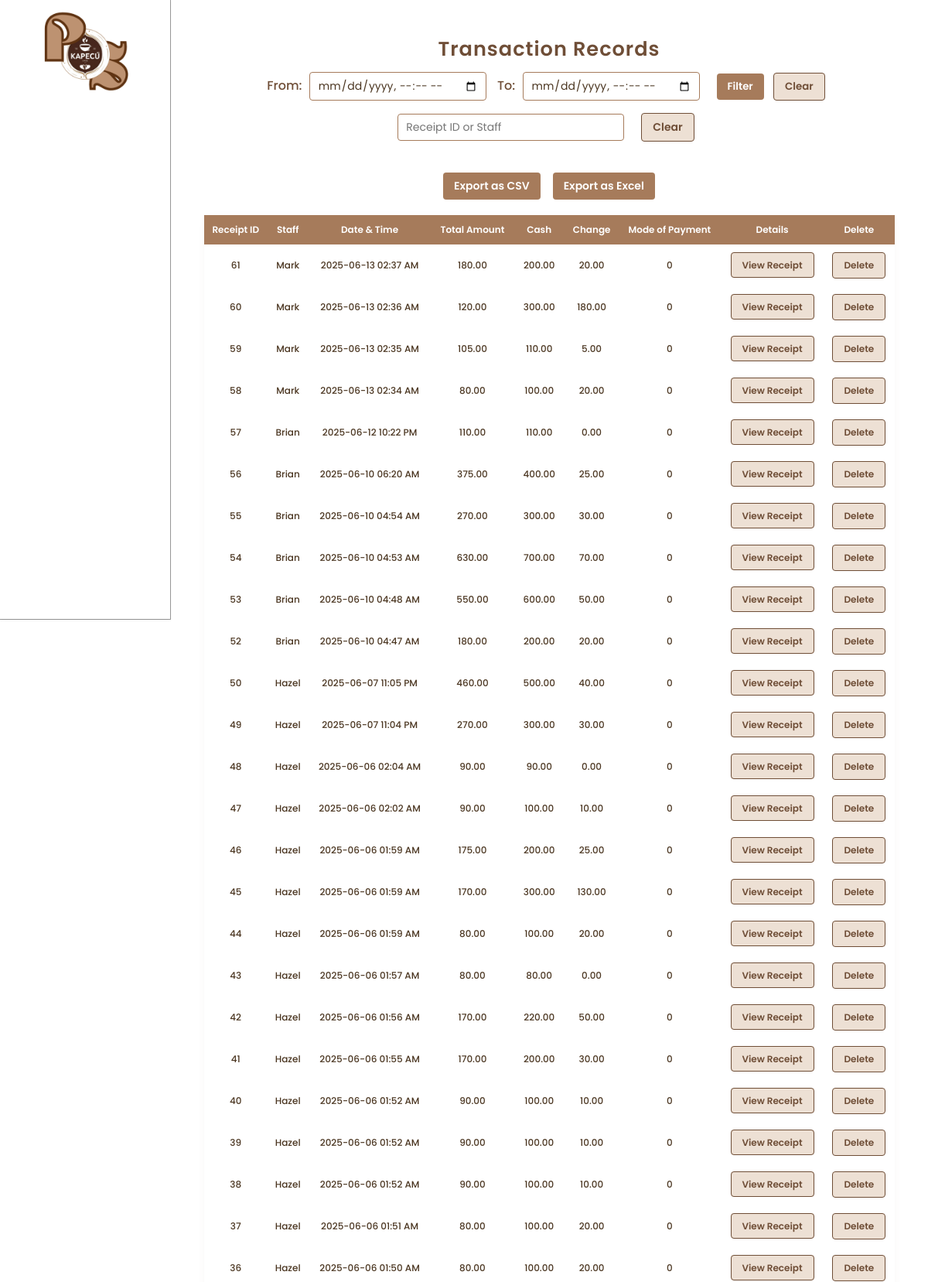
The app's page /transactions (signed in, upper part) with its own data.
### tables this page shows
CREATE TABLE transactions (
                id INTEGER PRIMARY KEY AUTOINCREMENT,
                user_id INTEGER NOT NULL,
                transaction_time DATETIME DEFAULT (DATETIME('now', '+8 hours')),
                cash NUMERIC(10, 2) NOT NULL,
                change NUMERIC(10, 2) NOT NULL,
                total_amount NUMERIC(10, 2) NOT NULL,
                is_deleted INTEGER DEFAULT 0,
                mode_of_payment TEXT NOT NULL CHECK(mode_of_payment IN ('cash', 'gcash')),
                FOREIGN KEY (user_id) REFERENCES users(id)
            );

CREATE TABLE "users" (
                id INTEGER PRIMARY KEY AUTOINCREMENT,
                username TEXT NOT NULL,
                passkey TEXT NOT NULL,
                role TEXT NOT NULL CHECK(role IN ('admin', 'staff')),
                created_at DATETIME DEFAULT CURRENT_TIMESTAMP,
                is_deleted BOOLEAN DEFAULT 0
            );

### app.py (the view, shortened to what this page needs)
@app.route('/transactions', methods=['GET', 'POST'])
@login_required
def transactions():
    q = request.args.get('q')
    startdate = request.args.get('startdate')
    enddate = request.args.get('enddate')
    receipt_id = request.args.get('receipt_id')
    conn = sqlite3.connect('database.db')
    cursor = conn.cursor()
    transaction = None
    products = []
    if startdate and enddate:
        try:
            start_dt = datetime.strptime(startdate, '%Y-%m-%dT%H:%M')
            end_dt = datetime.strptime(enddate, '%Y-%m-%dT%H:%M')
            if end_dt < start_dt:
                flash("End date/time cannot be before start date/time.", "warning")
                return redirect(url_for('transactions'))
            start_datetime_str = start_dt.strftime('%Y-%m-%d %H:%M:%S')
            end_datetime_str = end_dt.strftime('%Y-%m-%d %H:%M:%S')
        except ValueError:
            flash("Invalid date/time format.", "warning")
            return redirect(url_for('transactions'))
        cursor.execute("""
            SELECT transactions.id AS transaction_id, transactions.*, users.username, users.id AS user_id
            FROM transactions
            INNER JOIN users ON transactions.user_id = users.id
            WHERE transaction_time BETWEEN ? AND ? AND transactions.is_deleted != 1
            ORDER BY transactions.id DESC
        """, (start_datetime_str, end_datetime_str))
        transactions = cursor.fetchall()
    else:
        cursor.execute("""
            SELECT transactions.id AS transaction_id, transactions.*, users.username, users.id AS user_id
            FROM transactions
            INNER JOIN users ON transactions.user_id = users.id
            WHERE transactions.is_deleted != 1
            ORDER BY transactions.id DESC
        """)
        transactions = cursor.fetchall()
    conn.close()
    formatted_transactions = []
    for t in transactions:
        transaction_time = datetime.strptime(t[3], '%Y-%m-%d %H:%M:%S')
        formatted_time = transaction_time.strftime('%Y-%m-%d %I:%M %p')  # Format to include AM/PM
        formatted_transactions.append((
            t[0],                # transaction_id
            t[9],                # username
            formatted_time,      # formatted date
            f"{float(t[6]):.2f}",# total_amount
            f"{float(t[4]):.2f}",# cash
            f"{float(t[5]):.2f}",# change
            t[8],
            t[7]
        ))
    return render_template('transactions.html', transactions=formatted_transactions, transaction=transaction, products=products, q=q, startdate=startdate, enddate=enddate)

### app.py (called while the page is built)
@app.before_request
def setup():
    init_db(DB)

### auth.py (called while the page is built)
def login_required(f):
    @wraps(f)
    def decorated(*args, **kwargs):
        if "user" not in session:
            return redirect(url_for("login"))
        return f(*args, **kwargs)
    return decorated

### templates/transactions.html (shortened to what this page needs)
{% extends 'layout.html' %}
{% block content %}
<link rel="stylesheet" href="{{ url_for('static', filename='css/transactions.css') }}">
<link rel="stylesheet" href="{{ url_for('static', filename='css/receipt.css') }}">
<h2>Transaction Records</h2>
<form method="GET" id="filter-form">
    <div>
        <div>
            <div>
                <label>From:</label>
                <input type="datetime-local" name="startdate" value="{{ request.args.get('startdate', '') }}">
                <label>To:</label>
                <input type="datetime-local" name="enddate" value="{{ request.args.get('enddate', '') }}">
            </div>
        </div>
        <div>
            <button type="submit" value="Filter">Filter</button>
            <button type="button" id="clear-date-button">Clear</button>
        </div>
    </div>
    <div>
        <input type="text" placeholder="Receipt ID or Staff" name="q" id="search-query" value="{{ request.args.get('q', '') }}">
        <button type="button" id="clear-search-button">Clear</button>
    </div>
</form>
<div style="display: flex; justify-content: center; margin: 20px 0;">
    {% if session.role == 'admin' %}
    <button type="button" class="export-btn" onclick="exportTableToCSV('transactions.csv')">Export as CSV</button>
    <button type="button" class="export-btn" onclick="exportTableToExcel('transactions.xls')">Export as Excel</button>
    {% endif %}
</div>
<table>
    <thead>
        <tr>
            <th>Receipt ID</th>
            <th>Staff</th>
            <th>Date & Time</th>
            <th>Total Amount</th>
            <th>Cash</th>
            <th>Change</th>
            <th>Mode of Payment</th>
            <th>Details</th>
            {% if session.role == 'admin' %}
            <th>Delete</th>
            {% endif %}
        </tr>
    </thead>
    <tbody id="transaction-table-body">
        {% for t in transactions %}
        <tr class="transaction-item">
            <td>{{ t[0] }}</td>
            <td>{{ t[1] }}</td>
            <td>{{ t[2] }}</td>
            <td>{{ t[3] }}</td>
            <td>{{ t[4] }}</td>
            <td>{{ t[5] }}</td>
            <td>{{ t[7] }}</td>
            <td>
                <a class="action-btn" href="{{ url_for('transactions') }}?receipt_id={{ t[0] }}">View Receipt</a>
            </td>
            {% if session.role == 'admin' %}
            <td>
                <form method="POST" action="{{ url_for('delete_transaction', transaction_id=t[0]) }}" style="display:inline;" onsubmit="return confirm('Delete this transaction?');">
                    <button type="submit" class="action-btn action-btn-delete">Delete</button>
                </form>
            </td>
            {% endif %}
        </tr>
        {% endfor %}
    </tbody>
</table>
{% endblock %}

### static/css/layout.css (style rules this page uses)
:root { --dark: #28282B; --light: #fff; --brown-light: #a67b5b; --brown-ver1: #4b3621; --brown-ver2: #6f4e37; --brown-ver3: #382206; --gray-light: #f8f9fa; --gray-medium: #e9ecef; --gray-dark: #6c757d; --fs-xxxl: 2.2rem; --fs-xxl: 2rem; --fs-xl: 1.6rem; --fs-l: 1.4rem; --fs-m: 1.2rem; --fs-s: 1.14rem; --fs-xs: .975rem; --fs-xxs: 0.875rem; --fs-xxxs: 0.75rem; --primary-font: 'Poppins', sans-serif; --trans-duration-default: .27s; --shadow-default: rgba(0, 0, 0, 0.068) 0px 2px 3px 0px, rgba(0, 0, 0, 0.408) 0px 0px 0px .06rem; --shadow-hover: 0 10px 20px rgba(0,0,0,0.19), 0 6px 6px rgba(0, 0, 0, 0.312); --shadow-material: 0 1px 3px rgba(0,0,0,0.12), 0 1px 2px rgba(0,0,0,0.24); }
* { box-sizing: border-box; padding: 0; margin: 0; font-family: var(--primary-font); color: var(--brown-ver1); }
h1, h2, h3 { font-weight: 600; color: var(--brown-ver1); }
h2 { font-size: var(--fs-xl); }
a { text-decoration: none; }
#clear-search-button { padding: 0.375rem 1rem; background-color: var(--gray-medium); color: var(--dark); border: none; border-radius: 25px; font-size: var(--fs-xxs); font-weight: 500; cursor: pointer; transition: all var(--trans-duration-default); white-space: nowrap; }

### static/css/transactions.css (style rules this page uses)
h2 { color: var(--brown-ver2); text-align: center; margin-top: 24px; letter-spacing: 1px; }
#filter-form { display: flex; flex-wrap: wrap; gap: 16px; justify-content: center; align-items: center; max-width: 95%; margin: 0 auto 30px auto; padding: 10px 15px; border-radius: 8px; background: var(--light); }
#filter-form > div { display: flex; flex-wrap: wrap; gap: 12px; justify-content: center; align-items: center; }
#filter-form label { font-weight: 500; color: var(--brown-ver2); margin-right: 5px; }
#filter-form input[type="datetime-local"], #filter-form input[type="text"] { padding: 6px 10px; border: 1px solid var(--brown-light); border-radius: 4px; background: var(--light); color: var(--brown-ver1); font-size: var(--fs-xxs); margin-right: 10px; min-width: 160px; }
#filter-form button[type="submit"], #filter-form button[type="button"], .action-btn { padding: 7px 14px; border-radius: 4px; font-weight: 600; cursor: pointer; margin-right: 8px; border: none; }
#filter-form button[type="submit"] { background: var(--brown-light); color: var(--light); transition: background 0.2s; }
.action-btn { margin-right: 0 !important; font-size: var(--fs-xxxs); }
#filter-form button[type="button"], .action-btn { background: #ede0d4; color: var(--brown-ver2); border: 1px solid var(--brown-ver2); transition: background 0.2s; }
.export-btn { background: var(--brown-light); color: var(--light); border: none; border-radius: 4px; font-weight: 600; cursor: pointer; padding: 7px 14px; margin: 0 8px; transition: background 0.2s; font-size: var(--fs-xxs); }
table { width: 95%; margin: 0 auto 30px auto; border-collapse: collapse; background: var(--light); border-radius: 10px; box-shadow: 0 2px 10px rgba(110, 80, 60, 0.05); font-size: var(--fs-xxxs); font-weight: 500; }
thead { position: sticky; top: 0px; }
th, td { padding: 10px 8px; text-align: center; }
th { font-weight: 600; background-color: var(--brown-light); color: var(--light); }
tr td a { text-decoration: none; font-weight: 600; width: 100%; height: 100%; transition: color .25s; }

### records on screen
transactions: id "61", username "Mark", t "2025-06-13 02:37 AM", total_amount "180.00", cash "200.00", change "20.00", is_deleted "0"
transactions: id "60", username "Mark", t "2025-06-13 02:36 AM", total_amount "120.00", cash "300.00", change "180.00", is_deleted "0"
transactions: id "59", username "Mark", t "2025-06-13 02:35 AM", total_amount "105.00", cash "110.00", change "5.00", is_deleted "0"
transactions: id "58", username "Mark", t "2025-06-13 02:34 AM", total_amount "80.00", cash "100.00", change "20.00", is_deleted "0"
transactions: id "57", username "Brian", t "2025-06-12 10:22 PM", t "110.00", cash "110.00", change "0.00", is_deleted "0"
transactions: id "56", username "Brian", t "2025-06-10 06:20 AM", total_amount "375.00", cash "400.00", change "25.00", is_deleted "0"
transactions: id "55", username "Brian", t "2025-06-10 04:54 AM", total_amount "270.00", cash "300.00", change "30.00", is_deleted "0"
transactions: id "54", username "Brian", t "2025-06-10 04:53 AM", total_amount "630.00", cash "700.00", change "70.00", is_deleted "0"
transactions: id "53", username "Brian", t "2025-06-10 04:48 AM", total_amount "550.00", cash "600.00", change "50.00", is_deleted "0"
transactions: id "52", username "Brian", t "2025-06-10 04:47 AM", total_amount "180.00", cash "200.00", change "20.00", is_deleted "0"
transactions: id "50", username "Hazel", t "2025-06-07 11:05 PM", total_amount "460.00", cash "500.00", change "40.00", is_deleted "0"
transactions: id "49", username "Hazel", t "2025-06-07 11:04 PM", total_amount "270.00", cash "300.00", change "30.00", is_deleted "0"
transactions: id "48", username "Hazel", t "2025-06-06 02:04 AM", t "90.00", cash "90.00", change "0.00", is_deleted "0"
transactions: id "47", username "Hazel", t "2025-06-06 02:02 AM", total_amount "90.00", cash "100.00", change "10.00", is_deleted "0"
transactions: id "46", username "Hazel", user "2025-06-06 01:59 AM", total_amount "175.00", cash "200.00", change "25.00", is_deleted "0"
transactions: id "45", username "Hazel", user "2025-06-06 01:59 AM", total_amount "170.00", cash "300.00", change "130.00", is_deleted "0"
transactions: id "44", username "Hazel", user "2025-06-06 01:59 AM", total_amount "80.00", cash "100.00", change "20.00", is_deleted "0"
transactions: id "43", username "Hazel", user "2025-06-06 01:57 AM", t "80.00", cash "80.00", change "0.00", is_deleted "0"
transactions: id "42", username "Hazel", user "2025-06-06 01:56 AM", total_amount "170.00", cash "220.00", change "50.00", is_deleted "0"
transactions: id "41", username "Hazel", user "2025-06-06 01:55 AM", total_amount "170.00", cash "200.00", change "30.00", is_deleted "0"
transactions: id "40", username "Hazel", user "2025-06-06 01:52 AM", total_amount "90.00", cash "100.00", change "10.00", is_deleted "0"
transactions: id "39", username "Hazel", user "2025-06-06 01:52 AM", total_amount "90.00", cash "100.00", change "10.00", is_deleted "0"
transactions: id "38", username "Hazel", user "2025-06-06 01:52 AM", total_amount "90.00", cash "100.00", change "10.00", is_deleted "0"
transactions: id "37", username "Hazel", user "2025-06-06 01:51 AM", total_amount "80.00", cash "100.00", change "20.00", is_deleted "0"
transactions: id "36", username "Hazel", user "2025-06-06 01:50 AM", total_amount "80.00", cash "100.00", change "20.00", is_deleted "0"
